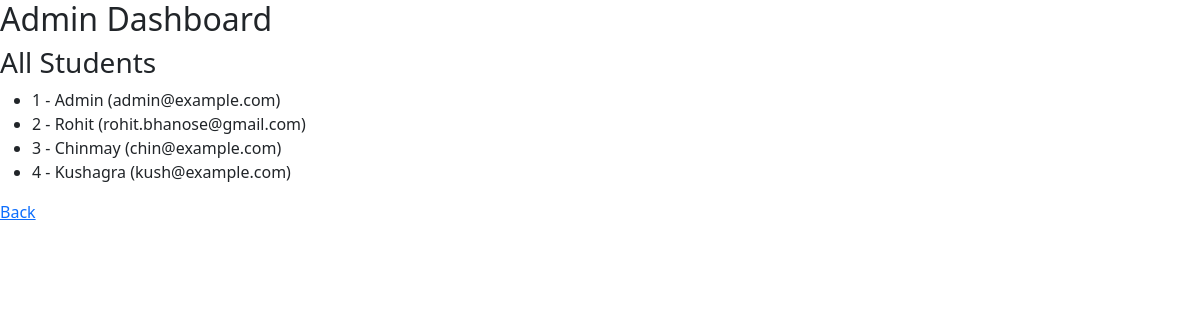
Page /admin (signed in) on the committed database.
### tables this page shows
CREATE TABLE students (
    id INTEGER PRIMARY KEY AUTOINCREMENT,
    name TEXT,
    email TEXT UNIQUE,
    password TEXT
);

### app.py (the view)
@app.route('/admin')
def admin():
    if 'user_id' not in session:
        return redirect('/')
    conn = get_db_connection()
    user = conn.execute('SELECT * FROM students WHERE id = ?', (session['user_id'],)).fetchone()
    if user['email'] != ADMIN_EMAIL:
        return 'Access Denied'
    students = conn.execute('SELECT id, name, email FROM students').fetchall()
    conn.close()
    return render_template('admin.html', students=students)

### app.py (called while the page is built)
def get_db_connection():
    conn = sqlite3.connect('database.db')
    conn.row_factory = sqlite3.Row
    return conn

### templates/admin.html (shortened to what this page needs)
<head>
  <link
    href="https://cdn.jsdelivr.net/npm/bootstrap@5.3.2/dist/css/bootstrap.min.css"
    rel="stylesheet"
  />
</head>
<h2>Admin Dashboard</h2>
<h3>All Students</h3>
<ul>
{% for s in students %}
  <li>{{ s.id }} - {{ s.name }} ({{ s.email }})</li>
{% endfor %}
</ul>
<a href="/dashboard">Back</a>

### rows in the picture
students: id "1", name "Admin", email "admin@example.com"
students: id "2", name "Rohit", email "rohit.bhanose@gmail.com"
students: id "3", name "Chinmay", email "chin@example.com"
students: id "4", name "Kushagra", email "kush@example.com"
